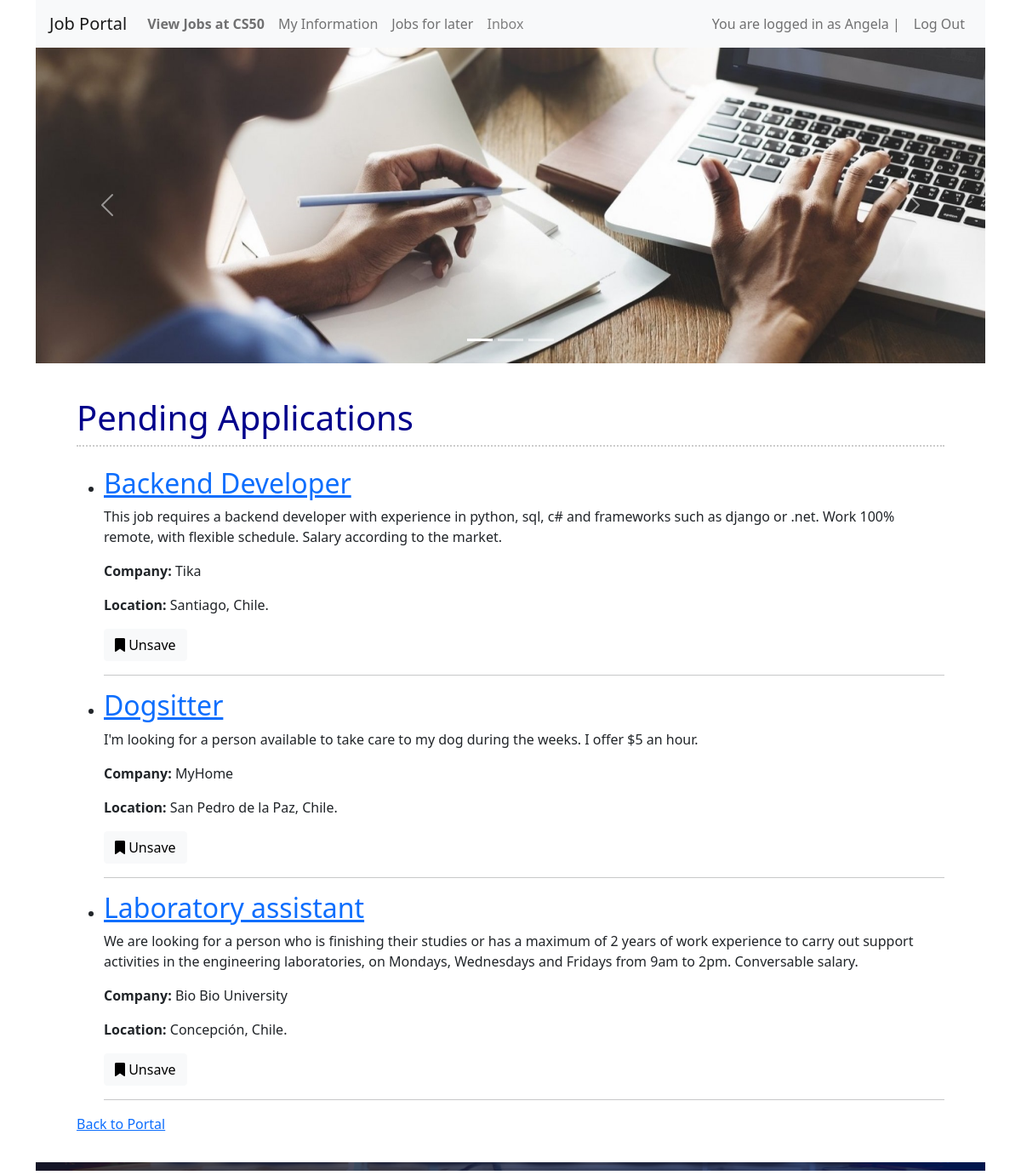
The page /saved_jobs (signed in) on the database its author committed.
### joboffers/models.py (models this page shows, shortened)
class User(AbstractUser):
    pass

class Offer_job(models.Model):
    STATUS_CHOICES = [
        ('available', 'Available'),
        ('filled', 'Filled'),
    ]
    title = models.CharField(max_length=1000, default="")
    company_name = models.CharField(max_length=1000, default="Reserved")
    company_data = models.CharField(max_length=1000, default="")
    job_description = models.CharField(max_length=1000, default="")
    category = models.CharField(max_length=140, default="")
    location =models.CharField(max_length=1000, default="")
    status = models.CharField(max_length=20, choices=STATUS_CHOICES, default='available')
    saved_by = models.ManyToManyField(User, related_name='saved_jobs', blank=True)
    created_by = models.ForeignKey(User, on_delete=models.CASCADE, related_name='created_jobs', null=True, blank=True)
    posted_by = models.ForeignKey(User, on_delete=models.CASCADE, related_name='posted_jobs', null=True, blank=True)

### joboffers/views.py (the view)
# urls.py: path("saved_jobs", views.saved_jobs, name="saved_jobs"),
def saved_jobs(request):
    saved_jobs = request.user.saved_jobs.all()
    applied_jobs = Application.objects.filter(user=request.user).values_list('job', flat=True)
    saved_jobs = saved_jobs.exclude(id__in=applied_jobs)
    return render(request, 'joboffers/saved_jobs.html', {
        'saved_jobs': saved_jobs
    })

### joboffers/templates/joboffers/saved_jobs.html (shortened to what this page needs)
{% extends "joboffers/layout.html" %}
{% block body %}
<div class="my-3 mx-5" style="align-items: center;">
    <h1>Pending Applications</h1>
    <div style="border-top: 2px dotted #ccc"></div><br>
    {% if saved_jobs %}
        <ul>
            {% for job in saved_jobs %}
                <div>
                    <li>
                        <h2><a href="{% url 'job_detail' job.id %}">{{ job.title }}</a></h2>
                        <p>{{ job.job_description }}</p>
                        <p><strong>Company:</strong> {{ job.company_name }}</p>
                        <p><strong>Location:</strong> {{ job.location }}</p>
                        <button id="save-job-btn-{{ job.id }}" data-job-id="{{ job.id }}" class="btn btn-light">
                            {% if request.user in job.saved_by.all %}
                                <i class="fas fa-bookmark"></i> Unsave
                            {% else %}
                                <i class="far fa-bookmark"></i> Save
                            {% endif %}
                        </button>
                    </li>
                    <hr>
                </div>
            {% endfor %}
        </ul>
    {% else %}
        <p>No saved jobs at the moment.</p>
        <hr>
    {% endif %}
</div>
<a class="my-3 mx-5" href="{% url 'index' %}">Back to Portal</a>
{% endblock %}

### joboffers/templates/joboffers/layout.html (shortened to what this page needs)
{% load static %}
<!DOCTYPE html>
<html lang="en">
<head>
    <link rel="stylesheet" href="https://stackpath.bootstrapcdn.com/bootstrap/4.4.1/css/bootstrap.min.css">
    <link href="{% static 'joboffers/styles.css' %}" rel="stylesheet">
    <link rel="stylesheet" href="https://use.fontawesome.com/releases/v6.4.0/css/all.css">
    <link href="https://cdn.jsdelivr.net/npm/bootstrap@5.1.3/dist/css/bootstrap.min.css" rel="stylesheet">
</head>
<body>
    <div class="container">
            <nav class="navbar navbar-expand-lg navbar-light bg-light">
            <a class="navbar-brand" href="{% url 'index' %}">Job Portal</a>
            <div class="collapse navbar-collapse" id="navbarNav">
                <ul class="navbar-nav mr-auto">
                    {% if user.is_authenticated %}
                        <li class="nav-item">
                            <a class="nav-link" href="{% url 'search_jobs' %}"><strong>View Jobs at CS50</strong></a>
                        </li>
                        <li class="nav-item">
                            <a class="nav-link" href="{% url 'profile' %}">My Information</a>
                        </li>
                        <li class="nav-item">
                            <a class="nav-link" href="{% url 'saved_jobs' %}">Jobs for later</a>
                        </li>
                        <li class="nav-item">
                            {% if unread_messages %}
                                <a class="nav-link" href="{% url 'inbox' %}" style="color: red;">Inbox</a>
                            {% else %}
                                <a class="nav-link" href="{% url 'inbox' %}" style="color: grey;">Inbox</a>
                            {% endif %}
                        </li>
                </ul>
                <div class="navbar-nav ml-auto">
                    <span class="nav-item nav-link">
                        You are logged in as {{ user.username }} |
                    </span>
                    <a class="nav-item nav-link" href="{% url 'logout_view' %}">
                        Log Out
                    </a>
                </div>
                    {% endif %}
            </div>
        </nav>
        <div id="carouselExampleCaptions" class="carousel slide" data-bs-ride="carousel">
            <div class="carousel-indicators">
            <button type="button" data-bs-target="#carouselExampleCaptions" data-bs-slide-to="0" class="active" aria-current="true" aria-label="Slide 1"></button>
            <button type="button" data-bs-target="#carouselExampleCaptions" data-bs-slide-to="1" aria-label="Slide 2"></button>
            <button type="button" data-bs-target="#carouselExampleCaptions" data-bs-slide-to="2" aria-label="Slide 3"></button>
            </div>
            <div class="carousel-inner">
                {% if user.is_authenticated %}
                    <div class="carousel-item active">
                        <img src="{% static 'joboffers/JobSearch2.jpg' %}" class="d-block w-100" alt="firstslide" style="max-height: 400px;">
                        <div class="carousel-caption d-none d-md-block">
                        </div>
                    </div>
                {% endif %}
            </div>
            <button class="carousel-control-prev" type="button" data-bs-target="#carouselExampleCaptions" data-bs-slide="prev">
            <span class="carousel-control-prev-icon" aria-hidden="true"></span>
            </button>
            <button class="carousel-control-next" type="button" data-bs-target="#carouselExampleCaptions" data-bs-slide="next">
            <span class="carousel-control-next-icon" aria-hidden="true"></span>
            </button>
        </div>
        <br>
        <div class="body">
            {% block body %}
            {% endblock %}
        </div>
    </div>
</body>
<footer>
    <br>
    <div class="container">
        <div class="text-center">
            <img src="{% static 'joboffers/footer3.png' %}" class="img-fluid" alt="footerpic" style="max-height: 10px;">
        </div>
    </div>
</footer>
</html>

### joboffers/static/joboffers/styles.css (style rules this page uses)
body { background-color: #fff; color: #000; font-family: 'Arial', sans-serif; }
h1, h2, h3, h4, h5, h6 { color: darkblue; }
footer img { width: 100%; }
footer { max-width: none; }

### rows shown on the page
User: username "Angela"
Offer_job: title "Backend Developer", job_description "This job requires a backend developer with experience in python, sql, c# and frameworks such as django or .net. Work 100% remote, with flexible schedule. Salary according to the market.", company_name "Tika", location "Santiago, Chile.", shows "Unsave"
Offer_job: title "Dogsitter", job_description "I'm looking for a person available to take care to my dog during the weeks. I offer $5 an hour.", company_name "MyHome", location "San Pedro de la Paz, Chile.", shows "Unsave"
Offer_job: title "Laboratory assistant", job_description "We are looking for a person who is finishing their studies or has a maximum of 2 years of work experience to carry out support activities in the engineering laboratories, on Mondays, Wednesdays and Fridays from 9am to 2pm. Conversable salary.", company_name "Bio Bio University", location "Concepción, Chile.", shows "Unsave"
